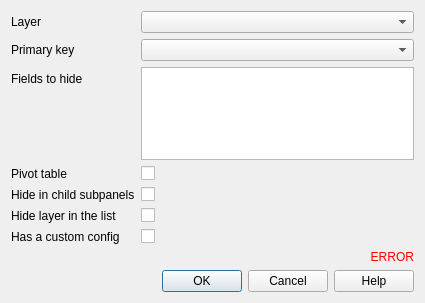
<?xml version="1.0" encoding="UTF-8"?>
<ui version="4.0">
 <class>Dialog</class>
 <widget class="QDialog" name="Dialog">
  <property name="geometry">
   <rect>
    <x>0</x>
    <y>0</y>
    <width>425</width>
    <height>303</height>
   </rect>
  </property>
  <property name="windowTitle">
   <string>Attribute table layer</string>
  </property>
  <layout class="QVBoxLayout" name="verticalLayout">
   <item>
    <layout class="QFormLayout" name="formLayout">
     <item row="0" column="0">
      <widget class="QLabel" name="label_layer">
       <property name="text">
        <string>Layer</string>
       </property>
      </widget>
     </item>
     <item row="0" column="1">
      <widget class="QgsMapLayerComboBox" name="layer"/>
     </item>
     <item row="1" column="0">
      <widget class="QLabel" name="label_primary_key">
       <property name="text">
        <string>Primary key</string>
       </property>
      </widget>
     </item>
     <item row="1" column="1">
      <widget class="QgsFieldComboBox" name="primary_key"/>
     </item>
     <item row="2" column="0">
      <widget class="QLabel" name="label_fields_to_hide">
       <property name="text">
        <string>Fields to hide</string>
       </property>
      </widget>
     </item>
     <item row="3" column="0">
      <widget class="QLabel" name="label_pivot_table">
       <property name="text">
        <string>Pivot table</string>
       </property>
      </widget>
     </item>
     <item row="3" column="1">
      <widget class="QCheckBox" name="pivot_table">
       <property name="text">
        <string/>
       </property>
      </widget>
     </item>
     <item row="4" column="0">
      <widget class="QLabel" name="label_hide_subpanels">
       <property name="text">
        <string>Hide in child subpanels</string>
       </property>
      </widget>
     </item>
     <item row="4" column="1">
      <widget class="QCheckBox" name="hide_subpanels">
       <property name="text">
        <string/>
       </property>
      </widget>
     </item>
     <item row="5" column="1">
      <widget class="QCheckBox" name="hide_layer">
       <property name="toolTip">
        <string>No button &quot;Detail&quot; will be shown in Lizmap to open the attribute table, but related features such as selection and filter will be available.</string>
       </property>
       <property name="text">
        <string/>
       </property>
      </widget>
     </item>
     <item row="5" column="0">
      <widget class="QLabel" name="label_hide_layer">
       <property name="text">
        <string>Hide layer in the list</string>
       </property>
      </widget>
     </item>
     <item row="2" column="1">
      <widget class="ListFieldsSelection" name="fields_to_hide"/>
     </item>
     <item row="6" column="1">
      <widget class="QCheckBox" name="has_custom_config">
       <property name="text">
        <string/>
       </property>
      </widget>
     </item>
     <item row="6" column="0">
      <widget class="QLabel" name="label_has_custom_config">
       <property name="text">
        <string notr="true">Has a custom config</string>
       </property>
      </widget>
     </item>
    </layout>
   </item>
   <item>
    <widget class="QLabel" name="error">
     <property name="styleSheet">
      <string notr="true">QLabel { color : red; }</string>
     </property>
     <property name="text">
      <string notr="true">ERROR</string>
     </property>
     <property name="alignment">
      <set>Qt::AlignRight|Qt::AlignTrailing|Qt::AlignVCenter</set>
     </property>
    </widget>
   </item>
   <item>
    <widget class="QDialogButtonBox" name="button_box">
     <property name="orientation">
      <enum>Qt::Horizontal</enum>
     </property>
     <property name="standardButtons">
      <set>QDialogButtonBox::Help|QDialogButtonBox::Cancel|QDialogButtonBox::Ok</set>
     </property>
    </widget>
   </item>
  </layout>
 </widget>
 <customwidgets>
  <customwidget>
   <class>QgsFieldComboBox</class>
   <extends>QComboBox</extends>
   <header>qgis.gui</header>
  </customwidget>
  <customwidget>
   <class>QgsMapLayerComboBox</class>
   <extends>QComboBox</extends>
   <header>qgis.gui</header>
  </customwidget>
  <customwidget>
   <class>ListFieldsSelection</class>
   <extends>QListWidget</extends>
   <header>lizmap.widgets.list_fields_selection</header>
  </customwidget>
 </customwidgets>
 <resources/>
 <connections/>
</ui>
